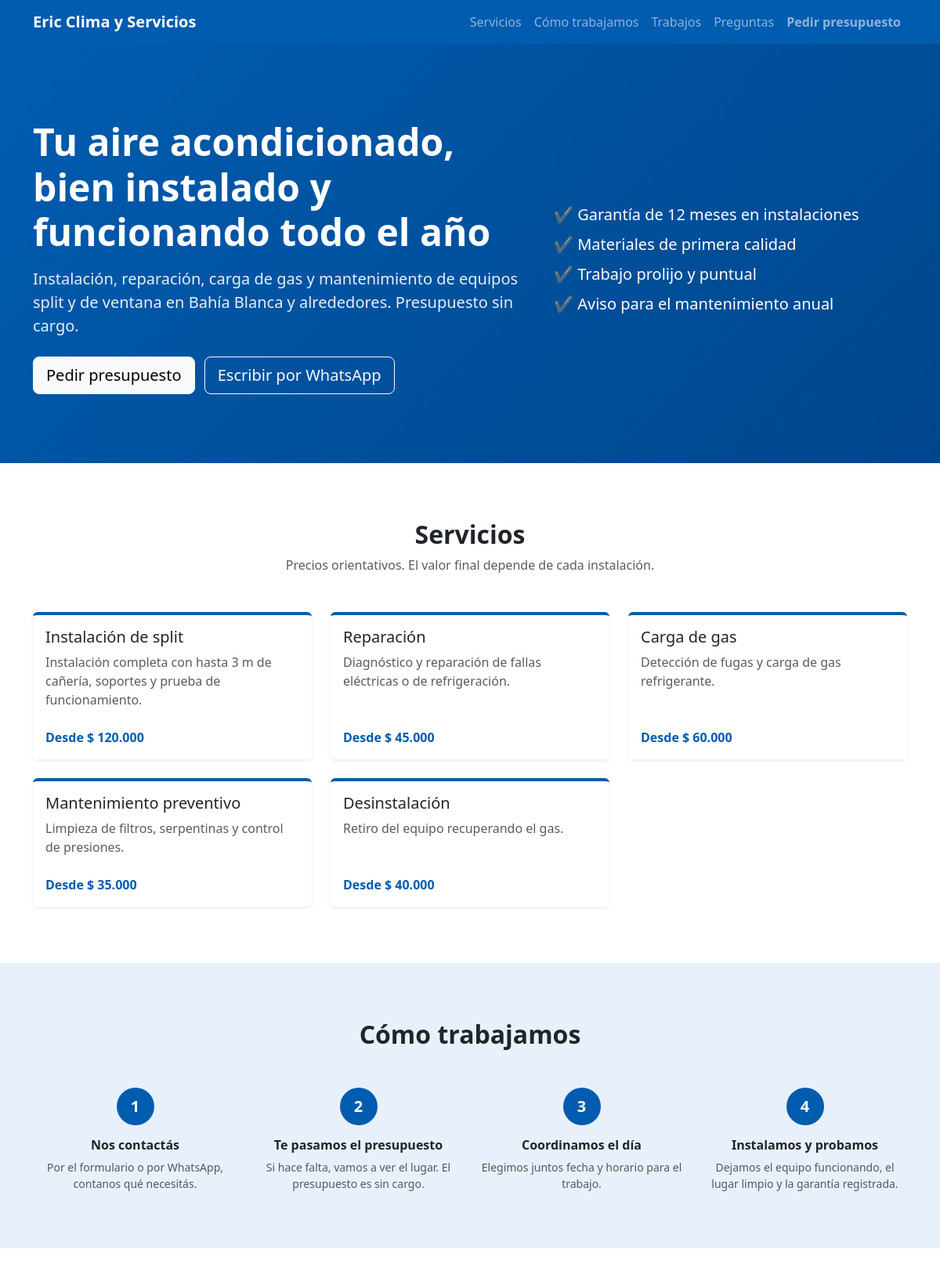
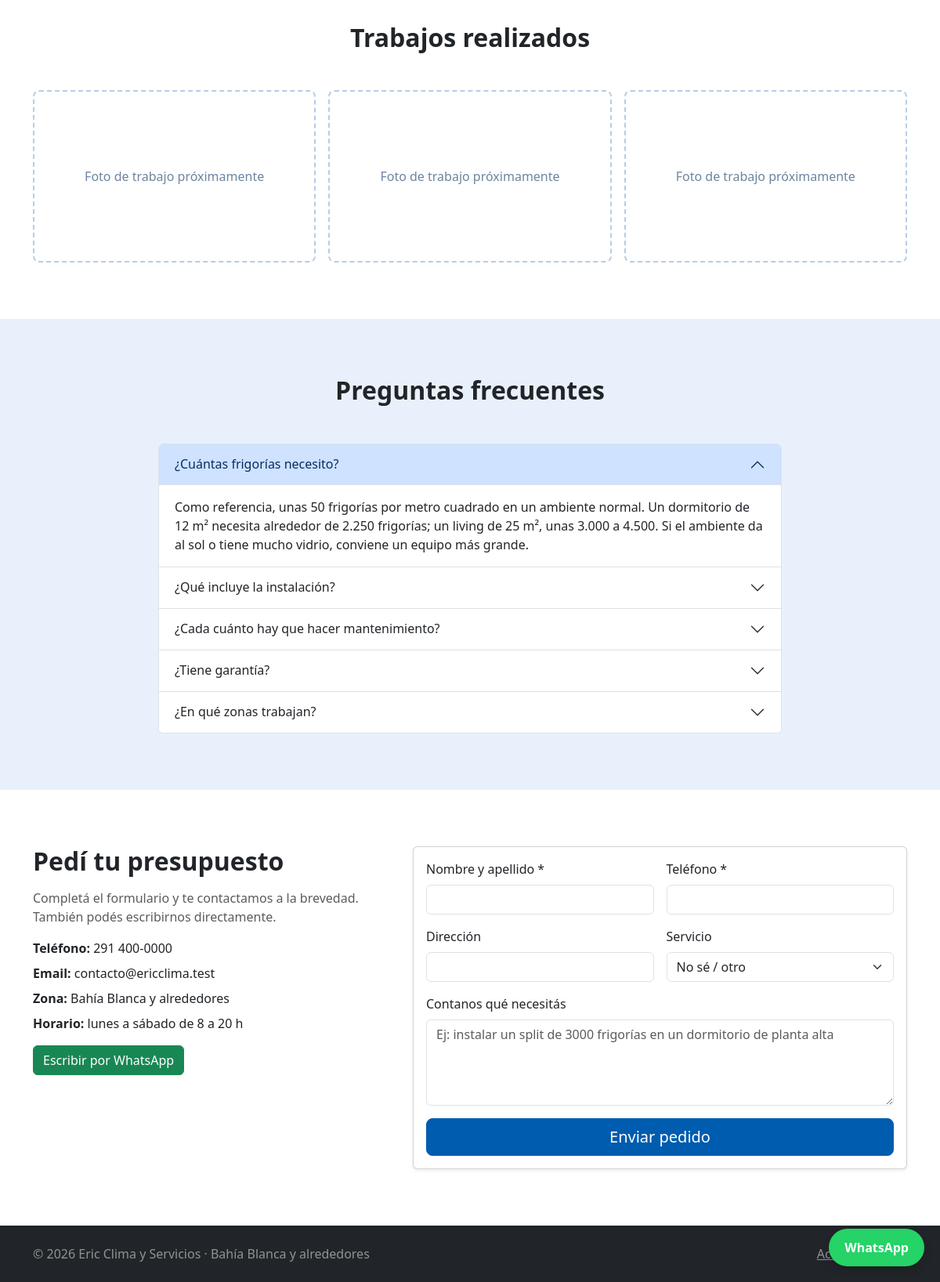
The page /public/index.php on the database its author committed (2 pictures, top to bottom).
### tables this page shows
CREATE TABLE servicios (
    id           INT AUTO_INCREMENT PRIMARY KEY,
    nombre       VARCHAR(80) NOT NULL UNIQUE,
    descripcion  TEXT NULL,
    precio_base  DECIMAL(12,2) NOT NULL DEFAULT 0,
    activo       TINYINT(1) NOT NULL DEFAULT 1
);

### web/app/config.php (called while the page is built, shortened)
<?php
function db(): PDO
{
    static $pdo = null;
    if ($pdo === null) {
        $pdo = new PDO(
            'mysql:host=' . DB_HOST . ';dbname=' . DB_NAME . ';charset=utf8mb4',
            DB_USER,
            DB_PASS,
            [
                PDO::ATTR_ERRMODE            => PDO::ERRMODE_EXCEPTION,
                PDO::ATTR_DEFAULT_FETCH_MODE => PDO::FETCH_ASSOC,
                PDO::ATTR_EMULATE_PREPARES   => false,
            ]
        );
    }
    return $pdo;
}
function e($texto): string
{
    return htmlspecialchars((string)$texto, ENT_QUOTES, 'UTF-8');
}
function pesos($n): string
{
    return '$ ' . number_format((float)$n, 0, ',', '.');
}

### web/public/index.php (the view, shortened to what this page needs)
<?php
require_once __DIR__ . '/../app/config.php';
try {
    $servicios = db()->query('SELECT id, nombre, descripcion, precio_base FROM servicios WHERE activo = 1 ORDER BY id')->fetchAll();
    $fotos     = db()->query('SELECT titulo, imagen FROM galeria ORDER BY fecha DESC LIMIT 6')->fetchAll();
} catch (PDOException $ex) {
    $servicios = [];
    $fotos = [];
}
$viejo  = $_SESSION['form_viejo'] ?? [];
$mensajeWa = rawurlencode('Hola ' . EMPRESA . ', quiero consultar por un aire acondicionado.');
?>
<!doctype html>
<html lang="es">
<head>
    <link href="https://cdn.jsdelivr.net/npm/bootstrap@5.3.3/dist/css/bootstrap.min.css" rel="stylesheet">
    <link href="../assets/css/estilos.css" rel="stylesheet">
</head>
<body>
<nav class="navbar navbar-expand-lg navbar-dark bg-marca sticky-top">
    <div class="container">
        <a class="navbar-brand fw-bold" href="#inicio"><?= e(EMPRESA) ?></a>
        <div class="collapse navbar-collapse" id="menu">
            <ul class="navbar-nav ms-auto">
                <li class="nav-item"><a class="nav-link" href="#servicios">Servicios</a></li>
                <li class="nav-item"><a class="nav-link" href="#como-trabajamos">Cómo trabajamos</a></li>
                <li class="nav-item"><a class="nav-link" href="#trabajos">Trabajos</a></li>
                <li class="nav-item"><a class="nav-link" href="#preguntas">Preguntas</a></li>
                <li class="nav-item"><a class="nav-link fw-semibold" href="#contacto">Pedir presupuesto</a></li>
            </ul>
        </div>
    </div>
</nav>
<header class="hero" id="inicio">
    <div class="container">
        <div class="row align-items-center">
            <div class="col-lg-7">
                <h1 class="display-5 fw-bold mb-3">Tu aire acondicionado, bien instalado y funcionando todo el año</h1>
                <p class="lead mb-4">Instalación, reparación, carga de gas y mantenimiento de equipos split y de ventana en <?= e(ZONA) ?>. Presupuesto sin cargo.</p>
                <a href="#contacto" class="btn btn-light btn-lg me-2 mb-2">Pedir presupuesto</a>
                <a href="https://wa.me/<?= WHATSAPP ?>?text=<?= $mensajeWa ?>" class="btn btn-outline-light btn-lg mb-2" target="_blank" rel="noopener">Escribir por WhatsApp</a>
            </div>
            <div class="col-lg-5 mt-4 mt-lg-0">
                <ul class="list-unstyled fs-5 mb-0">
                    <li class="mb-2">✔ Garantía de 12 meses en instalaciones</li>
                    <li class="mb-2">✔ Materiales de primera calidad</li>
                    <li class="mb-2">✔ Trabajo prolijo y puntual</li>
                    <li>✔ Aviso para el mantenimiento anual</li>
                </ul>
            </div>
        </div>
    </div>
</header>
<section class="seccion" id="servicios">
    <div class="container">
        <h2 class="text-center fw-bold mb-2">Servicios</h2>
        <p class="text-center text-muted mb-5">Precios orientativos. El valor final depende de cada instalación.</p>
        <div class="row g-4">
            <?php foreach ($servicios as $s): ?>
                <div class="col-md-6 col-lg-4">
                    <div class="card tarjeta-servicio h-100 shadow-sm">
                        <div class="card-body">
                            <h3 class="h5 card-title"><?= e($s['nombre']) ?></h3>
                            <p class="card-text text-muted"><?= e($s['descripcion']) ?></p>
                        </div>
                        <div class="card-footer bg-white border-0 pb-3">
                            <span class="text-marca fw-semibold">Desde <?= pesos($s['precio_base']) ?></span>
                        </div>
                    </div>
                </div>
            <?php endforeach; ?>
        </div>
    </div>
</section>
<section class="seccion seccion-alt" id="como-trabajamos">
    <div class="container">
        <h2 class="text-center fw-bold mb-5">Cómo trabajamos</h2>
        <div class="row g-4 text-center">
            <?php
            $pasos = [
                ['Nos contactás', 'Por el formulario o por WhatsApp, contanos qué necesitás.'],
                ['Te pasamos el presupuesto', 'Si hace falta, vamos a ver el lugar. El presupuesto es sin cargo.'],
                ['Coordinamos el día', 'Elegimos juntos fecha y horario para el trabajo.'],
                ['Instalamos y probamos', 'Dejamos el equipo funcionando, el lugar limpio y la garantía registrada.'],
            ];
            foreach ($pasos as $i => [$titulo, $texto]): ?>
                <div class="col-sm-6 col-lg-3">
                    <div class="paso-numero mb-3"><?= $i + 1 ?></div>
                    <h3 class="h6 fw-bold"><?= $titulo ?></h3>
                    <p class="text-muted small mb-0"><?= $texto ?></p>
                </div>
            <?php endforeach; ?>
        </div>
    </div>
</section>
<section class="seccion" id="trabajos">
    <div class="container">
        <h2 class="text-center fw-bold mb-5">Trabajos realizados</h2>
        <div class="row g-3 galeria">
            <?php if (!$fotos): ?>
                <?php for ($i = 0; $i < 3; $i++): ?>
                    <div class="col-sm-6 col-lg-4"><div class="galeria-vacia">Foto de trabajo próximamente</div></div>
                <?php endfor; ?>
            <?php endif; ?>
        </div>
    </div>
</section>
<section class="seccion seccion-alt" id="preguntas">
    <div class="container" style="max-width: 820px">
        <h2 class="text-center fw-bold mb-5">Preguntas frecuentes</h2>
        <div class="accordion" id="faq">
            <?php
            $faq = [
                ['¿Cuántas frigorías necesito?', 'Como referencia, unas 50 frigorías por metro cuadrado en un ambiente normal. Un dormitorio de 12 m² necesita alrededor de 2.250 frigorías; un living de 25 m², unas 3.000 a 4.500. Si el ambiente da al sol o tiene mucho vidrio, conviene un equipo más grande.'],
                ['¿Qué incluye la instalación?', 'Hasta 3 metros de cañería de cobre, soportes para la unidad exterior, conexión eléctrica, vacío del circuito y prueba de funcionamiento.'],
                ['¿Cada cuánto hay que hacer mantenimiento?', 'Recomendamos una limpieza completa una vez al año, idealmente antes del verano. Así el equipo enfría mejor y gasta menos luz.'],
                ['¿Tiene garantía?', 'Sí. Las instalaciones tienen 12 meses de garantía sobre la mano de obra.'],
                ['¿En qué zonas trabajan?', ZONA . '.'],
            ];
            foreach ($faq as $i => [$pregunta, $respuesta]): ?>
                <div class="accordion-item">
                    <h3 class="accordion-header">
                        <button class="accordion-button <?= $i ? 'collapsed' : '' ?>" type="button" data-bs-toggle="collapse" data-bs-target="#faq<?= $i ?>"><?= e($pregunta) ?></button>
                    </h3>
                    <div id="faq<?= $i ?>" class="accordion-collapse collapse <?= $i ? '' : 'show' ?>" data-bs-parent="#faq">
                        <div class="accordion-body"><?= e($respuesta) ?></div>
                    </div>
                </div>
            <?php endforeach; ?>
        </div>
    </div>
</section>
<section class="seccion" id="contacto">
    <div class="container">
        <div class="row g-5">
            <div class="col-lg-5">
                <h2 class="fw-bold mb-3">Pedí tu presupuesto</h2>
                <p class="text-muted">Completá el formulario y te contactamos a la brevedad. También podés escribirnos directamente.</p>
                <ul class="list-unstyled">
                    <li class="mb-2"><strong>Teléfono:</strong> <?= e(TELEFONO) ?></li>
                    <li class="mb-2"><strong>Email:</strong> <?= e(EMAIL) ?></li>
                    <li class="mb-2"><strong>Zona:</strong> <?= e(ZONA) ?></li>
                    <li class="mb-2"><strong>Horario:</strong> lunes a sábado de 8 a 20 h</li>
                </ul>
                <a href="https://wa.me/<?= WHATSAPP ?>?text=<?= $mensajeWa ?>" class="btn btn-success" target="_blank" rel="noopener">Escribir por WhatsApp</a>
            </div>
            <div class="col-lg-7">
                <form method="post" action="solicitud.php" class="card card-body shadow-sm" novalidate>
                    <div class="row g-3">
                        <div class="col-md-6">
                            <label class="form-label" for="nombre">Nombre y apellido *</label>
                            <input class="form-control" id="nombre" name="nombre" maxlength="120" required value="<?= e($viejo['nombre'] ?? '') ?>">
                        </div>
                        <div class="col-md-6">
                            <label class="form-label" for="telefono">Teléfono *</label>
                            <input class="form-control" id="telefono" name="telefono" maxlength="30" required value="<?= e($viejo['telefono'] ?? '') ?>">
                        </div>
                        <div class="col-md-6">
                            <label class="form-label" for="direccion">Dirección</label>
                            <input class="form-control" id="direccion" name="direccion" maxlength="150" value="<?= e($viejo['direccion'] ?? '') ?>">
                        </div>
                        <div class="col-md-6">
                            <label class="form-label" for="servicio">Servicio</label>
                            <select class="form-select" id="servicio" name="servicio_id">
                                <option value="">No sé / otro</option>
                            </select>
                        </div>
                        <div class="col-12">
                            <label class="form-label" for="mensaje">Contanos qué necesitás</label>
                            <textarea class="form-control" id="mensaje" name="mensaje" rows="4" maxlength="1000" placeholder="Ej: instalar un split de 3000 frigorías en un dormitorio de planta alta"><?= e($viejo['mensaje'] ?? '') ?></textarea>
                        </div>
                        <div class="col-12">
                            <button class="btn btn-marca btn-lg w-100" type="submit">Enviar pedido</button>
                        </div>
                    </div>
                </form>
            </div>
        </div>
    </div>
</section>
<footer class="bg-dark text-white-50 py-4">
    <div class="container d-flex flex-wrap justify-content-between gap-2">
        <span>© <?= date('Y') ?> <?= e(EMPRESA) ?> · <?= e(ZONA) ?></span>
        <a href="../admin/login.php" class="text-white-50">Acceso al panel</a>
    </div>
</footer>
<a href="https://wa.me/<?= WHATSAPP ?>?text=<?= $mensajeWa ?>" class="boton-whatsapp" target="_blank" rel="noopener">WhatsApp</a>
</body>
</html>

### web/assets/css/estilos.css (style rules this page uses)
:root { --marca: #005caf; --marca-oscuro: #00468c; --marca-claro: #e8f1fb; }
.bg-marca { background-color: var(--marca) !important; }
.text-marca { color: var(--marca) !important; }
.btn-marca { background-color: var(--marca); border-color: var(--marca); color: #fff; }
.hero { background: linear-gradient(135deg, var(--marca) 0%, var(--marca-oscuro) 100%); color: #fff; padding: 96px 0 80px; }
.hero .lead { opacity: .9; }
section { scroll-margin-top: 70px; }
.seccion { padding: 72px 0; }
.seccion-alt { background: var(--marca-claro); }
.tarjeta-servicio { border: 0; border-top: 4px solid var(--marca); transition: transform .15s; }
.paso-numero { width: 48px; height: 48px; border-radius: 50%; background: var(--marca); color: #fff; font-weight: 700; font-size: 1.25rem; display: inline-flex; align-items: center; justify-content: center; }
.galeria-vacia { height: 220px; border-radius: 8px; border: 2px dashed #b8cde3; display: flex; align-items: center; justify-content: center; color: #6c84a0; background: #fff; }
.boton-whatsapp { position: fixed; right: 20px; bottom: 20px; z-index: 1000; background: #25d366; color: #fff; border-radius: 50px; padding: 12px 20px; font-weight: 600; text-decoration: none; box-shadow: 0 4px 12px rgba(0,0,0,.2); }

### rows shown on the page
servicios: nombre "Instalación de split", descripcion "Instalación completa con hasta 3 m de cañería, soportes y prueba de funcionamiento.", precio_base "$ 120.000"
servicios: nombre "Reparación", descripcion "Diagnóstico y reparación de fallas eléctricas o de refrigeración.", precio_base "$ 45.000"
servicios: nombre "Carga de gas", descripcion "Detección de fugas y carga de gas refrigerante.", precio_base "$ 60.000"
servicios: nombre "Mantenimiento preventivo", descripcion "Limpieza de filtros, serpentinas y control de presiones.", precio_base "$ 35.000"
servicios: nombre "Desinstalación", descripcion "Retiro del equipo recuperando el gas.", precio_base "$ 40.000"

### other values the page prints
EMPRESA "Eric Clima y Servicios"
ZONA "Bahía Blanca y alrededores"
$titulo "Nos contactás"
$texto "Por el formulario o por WhatsApp, contanos qué necesitás."
$titulo "Te pasamos el presupuesto"
$texto "Si hace falta, vamos a ver el lugar. El presupuesto es sin cargo."
$titulo "Coordinamos el día"
$texto "Elegimos juntos fecha y horario para el trabajo."
$titulo "Instalamos y probamos"
$texto "Dejamos el equipo funcionando, el lugar limpio y la garantía registrada."
$pregunta "¿Cuántas frigorías necesito?"
$pregunta "¿Qué incluye la instalación?"
$pregunta "¿Cada cuánto hay que hacer mantenimiento?"
$pregunta "¿Tiene garantía?"
$pregunta "¿En qué zonas trabajan?"
